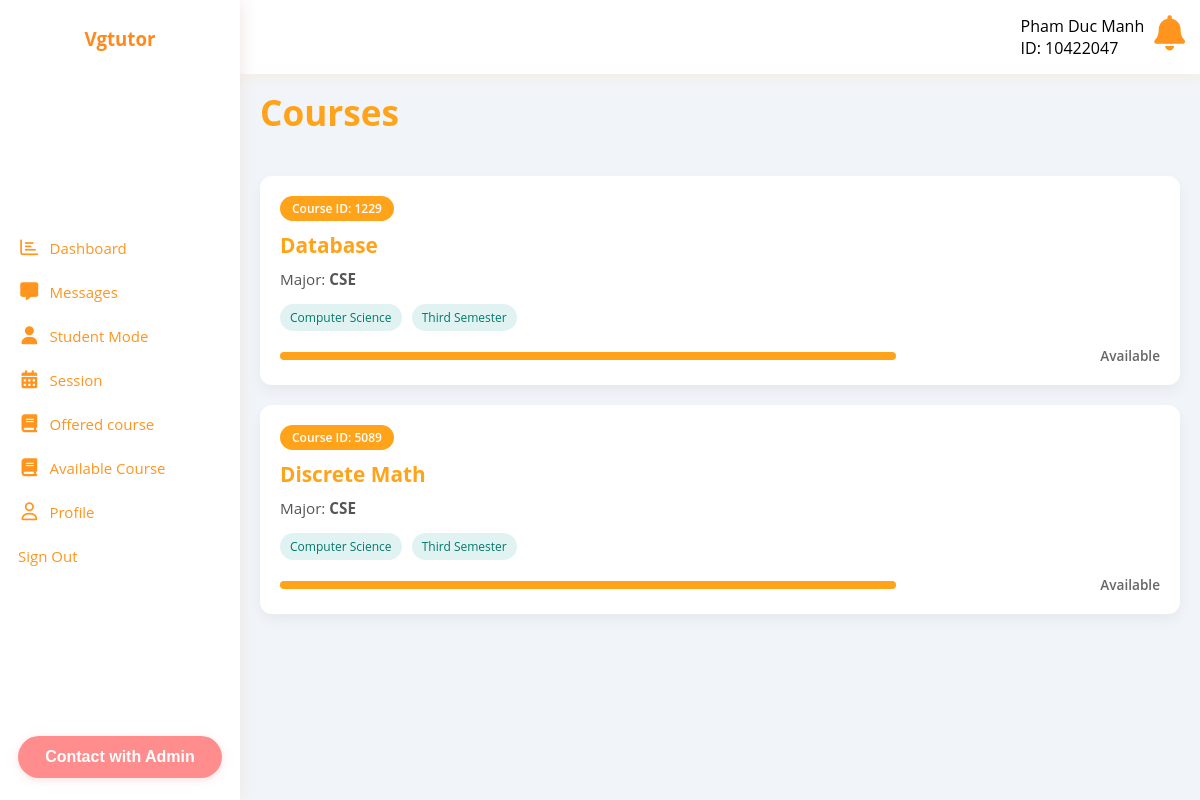
Screenshot of /tutor/course/course.php (signed in) with the database file from the repository.
### tables this page shows
CREATE TABLE `course` (
  `courseid` int(11) NOT NULL,
  `course_name` varchar(50) DEFAULT NULL,
  `major` varchar(3) DEFAULT NULL,
  `semester` int(11) DEFAULT NULL,
  `cond` varchar(1000) DEFAULT NULL
);

### tutor/data/course.php (called while the page is built)
<?php
function getAllCourse($conn) {
    $sql = "SELECT
                course.courseid AS course_courseid,
                course.course_name AS course_name,
                course.major AS major
            FROM course";
    $stmt = $conn->prepare($sql);
    $stmt->execute();
    if ($stmt->rowCount() > 0) {
        return $stmt->fetchAll(PDO::FETCH_ASSOC);
    } else {
        return [];
    }
}
?>

### tutor/course/course.php (the view, shortened to what this page needs)
<?php
if (isset($_SESSION['tutorid']) && $_SESSION['role'] === 'Tutor') {
    include "../../DB_connection.php";
    include "../data/course.php";
    $courses = getAllCourse($conn);
?>
<!DOCTYPE html>
<html lang="en">
<head>
  <link rel="stylesheet" href="../../css/course.css" />
  <link rel="stylesheet" href="../../css/style1.css" />
  <link rel="stylesheet" href="../../css/framework.css" />
  <link rel="stylesheet" href="../../css/master.css" />
</head>
<body>
  <div class="page d-flex">
    <?php include_once '../inc/navbar.php'; ?>
    <div class="content w-full">
      <?php include_once '../inc/upbar.php'; ?>
      <h1 class="p-relative c-orange">Courses</h1>
<div class="projects-page">
  <?php if (count($courses) > 0): ?>
    <?php foreach ($courses as $course): ?>
      <div class="course-card" onclick="window.location='course_info.php?courseid=<?= urlencode($course['course_courseid']) ?>'">
        <div class="card-header">
          <span class="badge">Course ID: <?= htmlspecialchars($course['course_courseid']) ?></span>
        </div>
        <div class="card-body">
          <h3 class="course-title"><?= htmlspecialchars($course['course_name']) ?></h3>
          <p class="course-major">Major: <strong><?= htmlspecialchars($course['major']) ?></strong></p>
        </div>
        <div class="card-tags">
          <span class="tag">Computer Science</span>
          <span class="tag">Third Semester</span>
        </div>
        <div class="card-footer">
          <div class="progress-bar">
            <span class="progress-fill"></span>
          </div>
          <span class="status">Available</span>
        </div>
      </div>
    <?php endforeach; ?>
  <?php else: ?>
    <div class="course-card">
      <p class="no-courses">No courses found.</p>
    </div>
  <?php endif; ?>
</div>
    </div>
  </div>
</body>
</html>
<?php
} else {
    $em = "Unauthorized access.";
    header("Location: ../login.php?error=$em");
    exit;
}
?>

### css/course.css (style rules this page uses)
body { font-family: 'Inter', sans-serif; background-color: #f8f9fa; }
h1.c-orange { color: hsl(36, 100%, 55%);; font-size: 2.2rem; font-weight: 700; margin: 25px 20px 10px; }
.projects-page { display: grid; grid-template-columns: repeat(auto-fit, minmax(280px, 1fr)); gap: 20px; padding: 0 20px 40px; }
.course-card { background: #fff; padding: 20px; border-radius: 12px; box-shadow: 0 6px 14px rgba(0, 0, 0, 0.05); transition: transform 0.2s ease, box-shadow 0.2s ease; cursor: pointer; display: flex; flex-direction: column; justify-content: space-between; }
.card-header .badge { background-color: hsl(36, 100%, 55%);; color: #fff; font-size: 0.75rem; font-weight: 600; padding: 4px 12px; border-radius: 50px; display: inline-block; margin-bottom: 10px; }
.card-body .course-title { font-size: 1.3rem; font-weight: 700; color: hsl(36, 100%, 55%); margin: 0 0 10px; }
.card-body .course-major { font-size: 0.95rem; color: #555; margin: 0; }
.card-tags { margin: 15px 0; }
.card-tags .tag { background: #e0f2f1; color: #00796b; font-size: 0.75rem; padding: 5px 10px; border-radius: 20px; margin-right: 6px; display: inline-block; }
.card-footer { display: flex; justify-content: space-between; align-items: center; }
.progress-bar { background: #e0e0e0; width: 70%; height: 8px; border-radius: 8px; overflow: hidden; }
.progress-fill { display: block; height: 100%; background-color: hsl(36, 100%, 55%);; width: 100%; }
.status { font-size: 0.85rem; color: #666; font-weight: 600; }

### css/style1.css (style rules this page uses)
:host,:root { --fa-style-family-brands:"Font Awesome 6 Brands";--fa-font-brands:normal 400 1em/1 "Font Awesome 6 Brands" }

### css/framework.css (style rules this page uses)
:root { --blue-color: #0075ff; --blue-alt-color: #0d69d5; --orange-color: #f59e0b; --green-color: #22c55e; --red-color: #f44336; --grey-color: #f59e0b; }
.d-flex { display: flex; }
.c-orange { color: var(--orange-color); }
.p-relative { position: relative; }
.w-full { width: 100%; }

### css/master.css (style rules this page uses)
:root { --blue-color: #0075ff; --blue-alt-color: #0d69d5; --orange-color: #ff7b00e4; --green-color: #22c55e; --red-color: #f44336; --grey-color: #888; }
* { box-sizing: border-box; }
body { font-family: "Open Sans", sans-serif; margin: 0; }
.page { background-color: #f1f5f9; min-height: 100vh; overflow-x: hidden; }
.content { overflow-y: auto; }
.page h1 { margin: 20px 20px 40px; }
.page h1::before, .page h1::after { content: none; height: 3px; position: absolute; bottom: -10px; left: 0; }
.page h1::before { background-color: white; width: 120px; }
.projects-page { grid-template-columns: repeat(auto-fill, minmax(500px, 1fr)); }
html, body { height: auto; min-height: 100vh; overflow-y: auto; overflow-x: hidden; }
.content { flex: 1; height: auto; overflow-y: auto; }

### rows the page displays
course: courseid "1229", course_name "Database", major "CSE"
course: courseid "5089", course_name "Discrete Math", major "CSE"

### other values shown
$name "Pham Duc Manh"
$student_id "10422047"
